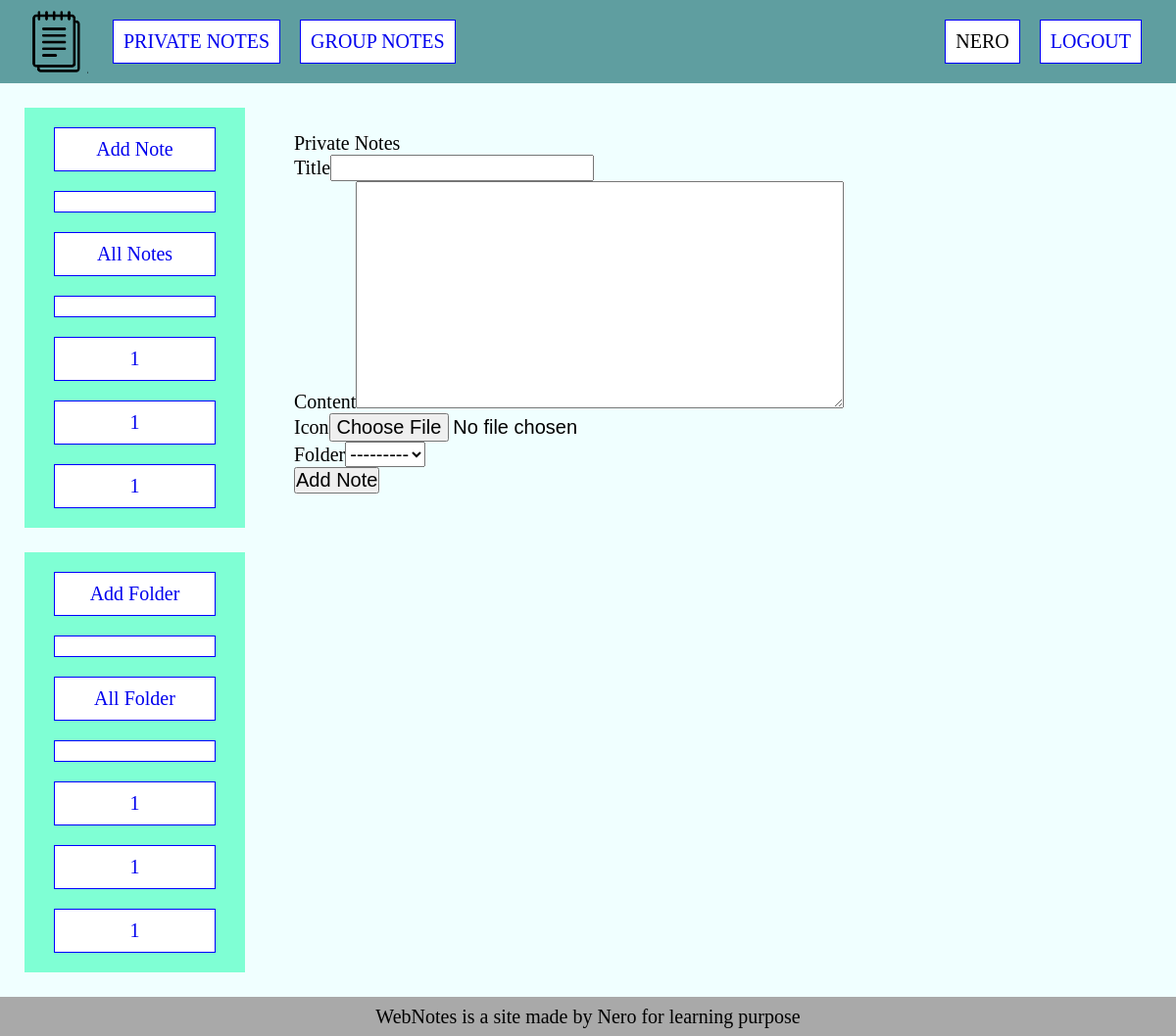
Page /private_notes/add_note/ (signed in) on the committed database.
### notes/models.py (models this page shows)
class Note(models.Model):
    title = models.CharField(max_length=255)
    slug = models.SlugField(max_length=255, db_index=True)
    content = models.TextField()
    icon = models.ImageField(upload_to='photos/%Y/%m/%d/', blank=True)
    time_created = models.DateTimeField(auto_now_add=True)
    time_updated = models.DateTimeField(auto_now=True)
    user = models.ForeignKey(User, on_delete=models.PROTECT)
    folder = models.ForeignKey('Folder', on_delete=models.CASCADE, blank=True, null=True)
    def __str__(self):
        return self.title
    def get_absolute_url(self):
        return reverse('show_note', kwargs={'username': self.user.username, 'note_slug': self.slug})

class Folder(models.Model):
    title = models.CharField(max_length=255)
    slug = models.SlugField(max_length=255, db_index=True)
    user = models.ForeignKey(User, on_delete=models.PROTECT)
    time_created = models.DateTimeField(auto_now_add=True)
    time_updated = models.DateTimeField(auto_now=True)
    def __str__(self):
        return self.title
    def get_absolute_url(self):
        return reverse('show_folder', kwargs={'username': self.user.username, 'folder_slug': self.slug})

### notes/views.py (the view, shortened to what this page needs)
# urls.py: path('private_notes/add_note/', AddPrivateNote.as_view(), name='add_private_note'),
class AddPrivateNote(LoginRequiredMixin, DataMixin, DataAssignMixin, CreateView):
    form_class = AddPrivateNoteForm
    template_name = 'notes/add_private_note.html'
    success_url = reverse_lazy('private_notes')
    login_url = reverse_lazy('login')
    def get_context_data(self, *, object_list=None, **kwargs):
        context = super().get_context_data(**kwargs)
        c_def = self.get_user_context(title='Private Notes')
        return dict(list(context.items()) + list(c_def.items()))
    def get_form_kwargs(self):
        kwargs = super(AddPrivateNote, self).get_form_kwargs()
        kwargs['request'] = self.request
        return kwargs

### notes/forms.py
class AddPrivateNoteForm(forms.ModelForm):
    def __init__(self, *args, **kwargs):
        self.request = kwargs.pop('request')
        super(AddPrivateNoteForm, self).__init__(*args, **kwargs)
        self.fields['folder'].queryset = Folder.objects.filter(user=self.request.user.id)
    class Meta:
        model = Note
        exclude = ['user', 'slug']
        fields = '__all__'

### notes/utils.py (called while the page is built)
    def get_user_context(self, **kwargs):
        context = kwargs
        context['menu'] = menu
        self.kwargs['username'] = self.request.user
        context['folders'] = Folder.objects.filter(user__username=self.kwargs['username']).select_related('user')
        context['notes'] = Note.objects.filter(user__username=self.kwargs['username']).select_related('user')
        return context

### notes/templates/notes/add_private_note.html (shortened to what this page needs)
{% extends 'notes/private_notes.html' %}
{% block content %}
    <div class="container-notes">
        {{ title }}
        <form action="{% url 'add_private_note' %}" method="post">
            {% for f in form %}
                <p><label for="{{ f.id_for_label }}">{{ f.label }}</label>{{ f }}</p>
            {% endfor %}
            <button type="submit">Add Note</button>
        </form>
    </div>
{% endblock %}

### notes/templates/notes/private_notes.html (shortened to what this page needs)
{% extends 'notes/base.html' %}
{% block sidebar %}
    <aside class="aside-left">
        <div class="sidebar">
            <ul class="sidebar-links">
                <li class="sidebar-item"><a href="{% url 'add_private_note' %}">Add Note</a></li>
                <li class="sidebar-item"></li>
                {% if notes|length > 0 %}
                    <li class="sidebar-item"><a href="{% url 'private_notes' %}">All Notes</a></li>
                    <li class="sidebar-item"></li>
                    {% for n in notes %}
                        {% if n.pk == note_selected %}
                            <li class="sidebar-selected">{{ n }}</li>
                        {% else %}
                            <li class="sidebar-item"><a href="{{ n.get_absolute_url }}">{{ n }}</a></li>
                        {% endif %}
                    {% endfor %}
                {% endif %}
            </ul>
        </div>
        <div class="sidebar">
            <ul class="sidebar-links">
                <li class="sidebar-item"><a href="{% url 'add_folder' %}">Add Folder</a></li>
                <li class="sidebar-item"></li>
                {% if folders|length > 0 %}
                    <li class="sidebar-item"><a href="{% url 'all_folders' %}">All Folder</a></li>
                    <li class="sidebar-item"></li>
                    {% for f in folders %}
                        {% if f.pk == folder_selected and folder_link %}
                            <li class="sidebar-selected"><a href="{{ f.get_absolute_url }}">{{ f }}</a></li>
                        {% elif f.pk == folder_selected %}
                            <li class="sidebar-selected">{{ f }}</li>
                        {% else %}
                            <li class="sidebar-item"><a href="{{ f.get_absolute_url }}">{{ f }}</a></li>
                        {% endif %}
                    {% endfor %}
                {% endif %}
            </ul>
        </div>
    </aside>
{% endblock %}

### notes/templates/notes/base.html (shortened to what this page needs)
{% load static %}
<!DOCTYPE html>
<html lang="en">
<head>
    <link href="{% static 'notes/css/styles.css' %}" rel="stylesheet">
</head>
<body>
{% block header %}
<header class="container primary-header">
    <a class="logo" href="{% url 'home' %}">
        <img class="logo" src="{% static 'notes/images/home-icon.png' %}" alt="logo">
    </a>
    <nav class="primary-nav">
        <ul class="primary-nav-links">
            {% if  request.user.is_authenticated %}
                {% for m in menu %}
                    <li class="primary-nav-item"><a href="{% url m.url_name %}">{{ m.title }}</a></li>
                {% endfor %}
                <li class="primary-nav-item push-right">{{ user.username }}</li>
                <li class="primary-nav-item"><a href="{% url 'logout' %}" >Logout</a></li>
            {% else %}
                <li class="primary-nav-item">WebNotes</li>
                <li class="primary-nav-item push-right"><a href="{% url 'login' %}" >Login</a></li>
                <li class="primary-nav-item"><a href="{% url 'sign_in' %}" >Sign in</a></li>
            {% endif %}
        </ul>
    </nav>
</header>
{% endblock %}
<div class="container">
{% block sidebar %}{% endblock %}
{% block content %}{% endblock %}
</div>
<footer>
    <span>WebNotes is a site made by Nero for learning purpose</span>
</footer>
</body>
</html>

### notes/static/notes/css/styles.css (style rules this page uses)
* { box-sizing: border-box; margin: 0; padding: 0; font-size: 20px; }
a { text-decoration: none; }
.container { width: 100%; height: 100%; min-height: 85vh; display: flex; background: azure; }
.container-notes { width: 100%; height: 100%; margin: 50px; display: flex; flex-direction: column; }
.primary-header { height: 10vh; min-height: 85px; max-height: 10%; background-color: cadetblue; padding: 0 25px; display: flex; justify-content: space-between; align-items: center; text-transform: uppercase; }
.logo { height: 65px; width: 65px; background-image: url("/notes/static/notes/images/home-icon.png"); display: block; }
.primary-nav { flex-grow: 1; }
.primary-nav-links { display: flex; }
.primary-nav-item { margin: 0 10px; padding: 10px; list-style-type: none; border: 1px solid blue; background-color: #ffffff; }
.primary-nav-item:first-child { margin-left: 25px; }
.push-right { margin-left: auto; }
.aside-left { height: 100%; position: sticky; top: 0; }
.sidebar { width: 100%; max-width: 15%; min-width: 225px; margin: 25px 0 25px 25px; display: flex; flex-direction: column; align-items: center; background-color: aquamarine; }
.sidebar-item { margin: 20px 0; padding: 10px; min-width: 165px; text-align: center; list-style-type: none; border: 1px solid blue; background-color: #ffffff; }
footer { width: 100%; height: 5%; min-height: 5vh; position: relative; bottom: 0; display: flex; justify-content: center; align-items: center; background: darkgrey; }

### rows in the picture
Note: title "1"
Note: title "1"
Note: title "1"
Folder: title "1"
Folder: title "1"
Folder: title "1"

### other values in the picture
{{ m.title }} "PRIVATE NOTES" "GROUP NOTES"
{{ user.username }} "NERO"
{{ title }} "Private Notes"
{{ f.label }} "Title" "Content" "Icon" "Folder"
